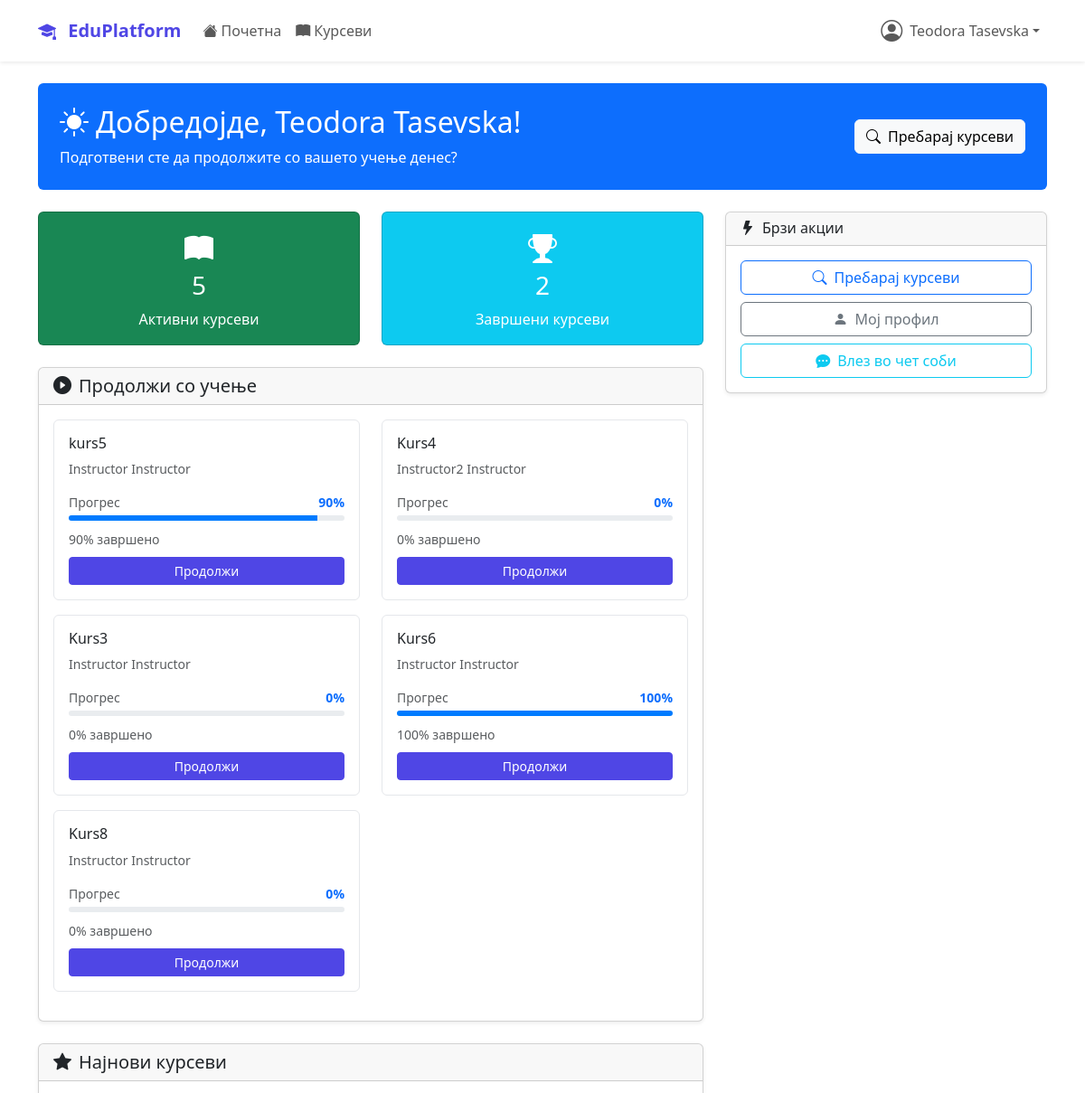
Before: /dashboard/ (signed in, upper part) with the older database file.
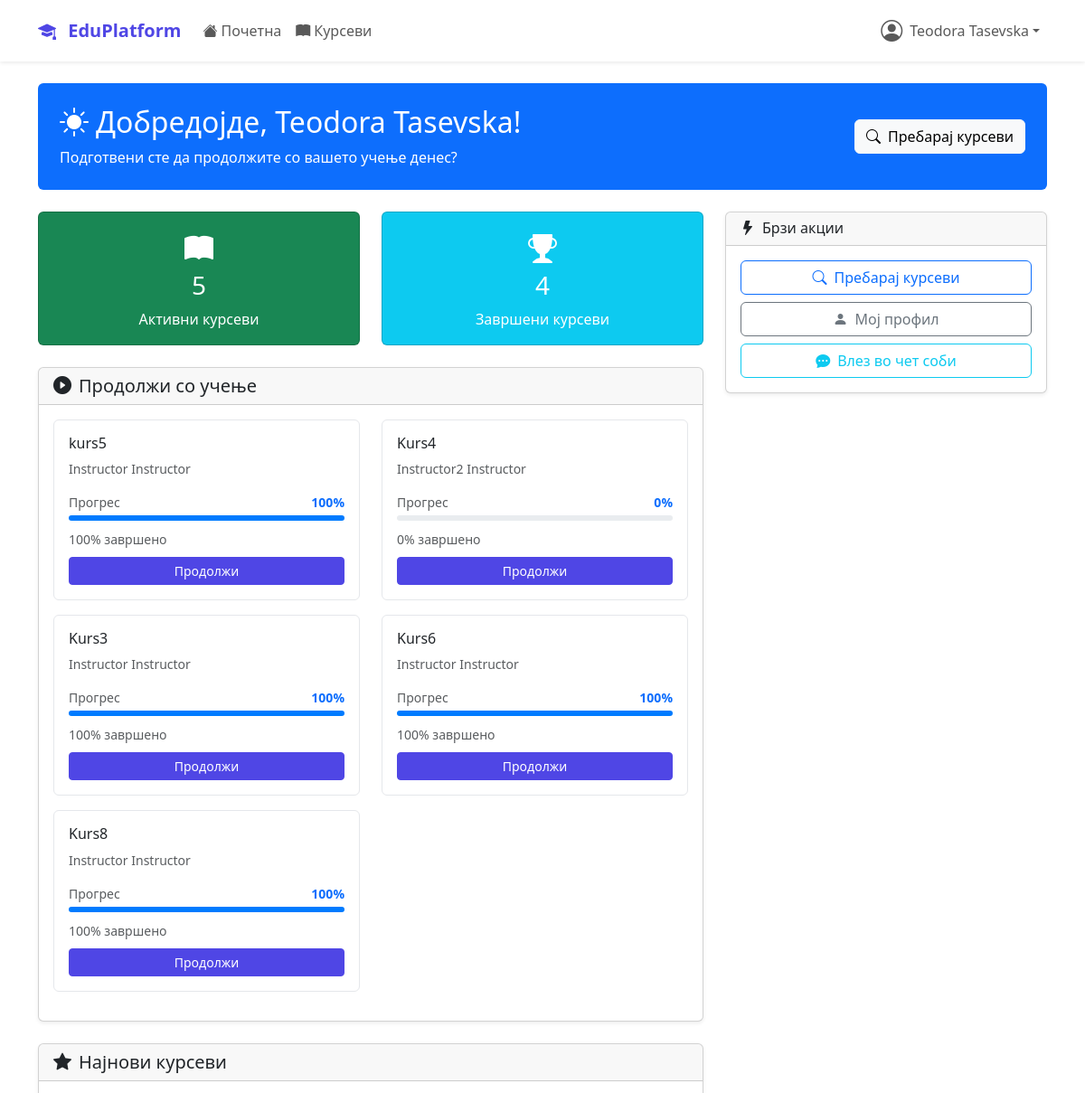
After: the same page with the newer database file.
### courses/models.py (models this page shows, shortened)
class Enrollment(models.Model):
    student = models.ForeignKey(settings.AUTH_USER_MODEL, on_delete=models.CASCADE, related_name='enrollments')
    course = models.ForeignKey(Course, on_delete=models.CASCADE, related_name='enrollments')
    enrolled_at = models.DateTimeField(auto_now_add=True)
    is_active = models.BooleanField(default=True)
    is_completed = models.BooleanField(default=False)
    completed_at = models.DateTimeField(null=True, blank=True)
    progress_percentage = models.FloatField(default=0.0)
    class Meta:
        unique_together = ['student', 'course']

class Course(models.Model):
    DIFFICULTY_CHOICES = (('beginner', 'Почетник'), ('intermediate', 'Средно'), ('advanced', 'Напредно'))
    STATUS_CHOICES = (('draft', 'Нацрт'), ('published', 'Објавен'), ('archived', 'Архивиран'))
    title = models.CharField(max_length=200)
    slug = models.SlugField(unique=True, blank=True, max_length=250)
    description = models.TextField()
    instructor = models.ForeignKey(settings.AUTH_USER_MODEL, on_delete=models.CASCADE, related_name='courses_taught')
    category = models.ForeignKey(Category, on_delete=models.CASCADE)
    thumbnail = models.ImageField(upload_to='course_thumbnails/', blank=True)
    price = models.DecimalField(max_digits=8, decimal_places=2, default=0.00)
    difficulty = models.CharField(max_length=20, choices=DIFFICULTY_CHOICES)
    status = models.CharField(max_length=20, choices=STATUS_CHOICES, default='published')
    duration_hours = models.PositiveIntegerField(default=1)
    max_students = models.PositiveIntegerField(null=True, blank=True)
    requirements = models.TextField(blank=True)
    what_you_learn = models.TextField()
    created_at = models.DateTimeField(auto_now_add=True)
    updated_at = models.DateTimeField(auto_now=True)
    class Meta:
        ordering = ['-created_at']

### accounts/models.py (models this page shows, shortened)
class User(AbstractUser):
    USER_TYPE_CHOICES = (
        ('student', 'Студент'),
        ('instructor', 'Инструктор'),
        ('admin', 'Администратор'),
    )
    user_type = models.CharField(
        max_length=20,
        choices=USER_TYPE_CHOICES,
        default='student'
    )
    bio = models.TextField(max_length=500, blank=True)
    profile_picture = models.ImageField(
        upload_to='profile_pics/',
        blank=True,
        null=True
    )
    birth_date = models.DateField(null=True, blank=True)
    phone_number = models.CharField(max_length=15, blank=True)
    created_at = models.DateTimeField(auto_now_add=True)
    updated_at = models.DateTimeField(auto_now=True)

### dashboard/views.py (the view, shortened to what this page needs)
# urls.py: path('', views.DashboardHomeView.as_view(), name='home'),
class DashboardHomeView(LoginRequiredMixin, TemplateView):
    template_name = 'dashboard/home.html'
    def get_context_data(self, **kwargs):
        context = super().get_context_data(**kwargs)
        user = self.request.user
        if user.user_type == 'student':
            context['enrollments'] = Enrollment.objects.filter(
                student=user,
                is_active=True
            ).select_related('course')[:6]
            context['total_enrollments'] = Enrollment.objects.filter(
                student=user,
                is_active=True
            ).count()
            context['completed_courses'] = Enrollment.objects.filter(
                student=user,
                is_completed=True
            ).count()
        context['latest_courses'] = Course.objects.filter(
            status='published'
        ).order_by('-created_at')[:6]
        context['active_chat_rooms'] = ChatRoom.objects.filter(
            participants=user,
            is_active=True
        ).order_by('-created_at')[:5]
        return context

### templates/dashboard/home.html (shortened to what the changed rows need)
{% extends 'base.html' %}
{% block content %}
<div class="container mt-4">
    <div class="bg-primary text-white rounded p-4 mb-4">
        <div class="row align-items-center">
            <div class="col-md-8">
                <h2><i class="bi bi-sun-fill me-2"></i>Добредојде, {{ user.get_full_name|default:user.username }}!</h2>
            </div>
        </div>
    </div>
    <div class="row">
        <div class="col-md-8">
            {% if user.user_type == 'student' %}
                <div class="row mb-4">
                    <div class="col-md-6">
                        <div class="card bg-success text-white">
                            <div class="card-body text-center">
                                <i class="bi bi-book-fill mb-2" style="font-size: 2rem;"></i>
                                <h3>{{ total_enrollments|default:0 }}</h3>
                                <p class="mb-0">Активни курсеви</p>
                            </div>
                        </div>
                    </div>
                    <div class="col-md-6">
                        <div class="card bg-info text-white">
                            <div class="card-body text-center">
                                <i class="bi bi-trophy-fill mb-2" style="font-size: 2rem;"></i>
                                <h3>{{ completed_courses|default:0 }}</h3>
                                <p class="mb-0">Завршени курсеви</p>
                            </div>
                        </div>
                    </div>
                </div>
                {% if enrollments %}
                <div class="card shadow-sm mb-4">
                    <div class="card-header d-flex justify-content-between align-items-center">
                        <h5 class="mb-0"><i class="bi bi-play-circle-fill me-2"></i>Продолжи со учење</h5>
                    </div>
                    <div class="card-body">
                        <div class="row">
                            {% for enrollment in enrollments %}
                            <div class="col-md-6 mb-3">
                                <div class="card course-card h-100">
                                    <div class="card-body">
                                        <h6 class="card-title">{{ enrollment.course.title }}</h6>
                                        <p class="text-muted small">{{ enrollment.course.instructor.get_full_name }}</p>
                                        {% load l10n %}
                                        <div class="mb-2">
                                            <div class="d-flex justify-content-between align-items-center mb-1">
                                                <small class="text-muted">Прогрес</small>
                                                <small class="fw-bold text-primary">
                                                    {{ enrollment.progress_percentage|floatformat:0 }}%
                                                </small>
                                            </div>
                                            <div style="height: 6px; background-color: #e9ecef; border-radius: 3px; overflow: hidden;">
                                                <div style="
                                                    width: {{ enrollment.progress_percentage|unlocalize }}%;
                                                    height: 100%;
                                                    background-color: #007bff;
                                                    transition: width 0.3s ease;
                                                "></div>
                                            </div>
                                        </div>
                                        <small class="text-muted">{{ enrollment.progress_percentage|floatformat:0 }}% завршено</small>
                                        <a href="{% url 'courses:detail' enrollment.course.slug %}"
                                           class="btn btn-primary btn-sm mt-2 w-100">Продолжи</a>
                                    </div>
                                </div>
                            </div>
                            {% endfor %}
                        </div>
                    </div>
                </div>
                {% endif %}
            {% endif %}
        </div>
    </div>
</div>
{% endblock %}

Changed rows visible on the page:
changed Enrollment "kurs5": progress_percentage "90" → "100"
changed Enrollment "Kurs3": progress_percentage "0" → "100"
changed Enrollment "Kurs8": progress_percentage "0" → "100"
Other visible differences:
{{ completed_courses|default:0 }}: "2" → "4"
